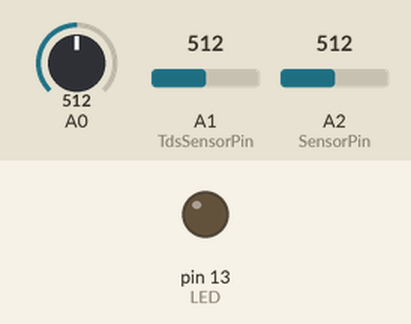
A sketch run on a simulated Arduino Uno, built with avr-gcc and run on an emulated ATmega328P. Shown: output pins drawn as LEDs (lit = HIGH). Inputs (shaded band) come from the test bench; at power-on: A0 = 512, A1 (TdsSensorPin) = 512, A2 (SensorPin) = 512. What the sketch prints to the serial monitor is not drawn.

Above: at 1.5 s.
At 4.5 s:
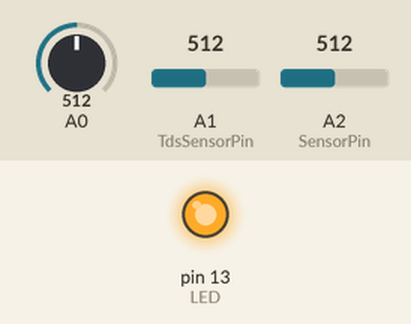
Timing chart, 0 to 8.0 s (numbered marks = the images above):
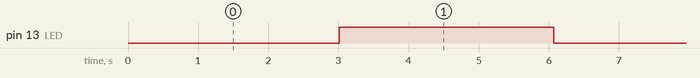

The sketch:

Prototype_Code.ino
```cpp
//Kacper Czajka
//B00123855
//Sample Code to test sensors

#include <EEPROM.h>
#include "GravityTDS.h"

GravityTDS gravityTds;

float temperature = 19.9,tdsValue = 0;

#define TdsSensorPin A1

#define SensorPin A2            //pH meter Analog output to Arduino Analog Input 1
#define Offset 0.82            //deviation compensate
#define LED 13
#define samplingInterval 20
#define printInterval 800
#define ArrayLenth  40    //times of collection
int pHArray[ArrayLenth];   //Store the average value of the sensor feedback
int pHArrayIndex=0;

void setup() {
  Serial.begin(9600);

   gravityTds.setPin(TdsSensorPin);
   gravityTds.setAref(5.0);  //reference voltage on ADC, default 5.0V on Arduino UNO
   gravityTds.setAdcRange(1024);  //1024 for 10bit ADC;4096 for 12bit ADC
   gravityTds.begin();  //initialization

   pinMode(LED,OUTPUT);
}
void loop() {
  int sensorValue = analogRead(A0);
  float volt = sensorValue * (5.0 / 1024.0);
  float ntu = -1120.4*square(volt)+5742.3*volt-4353.8;

  gravityTds.setTemperature(temperature);  // set the temperature and execute temperature compensation
  gravityTds.update();  //sample and calculate
  tdsValue = (gravityTds.getTdsValue())-32;  // then get the value

  static unsigned long samplingTime = millis();
  static unsigned long printTime = millis();
  static float pHValue,voltage;
  if(millis()-samplingTime > samplingInterval)
  {
      pHArray[pHArrayIndex++]=analogRead(SensorPin);
      if(pHArrayIndex==ArrayLenth)pHArrayIndex=0;
      voltage = avergearray(pHArray, ArrayLenth)*5.0/1024;
      pHValue = 3.6*voltage+Offset;
      samplingTime=millis();
  }
  if(millis() - printTime > printInterval)   //Every 800 milliseconds, print a numerical, convert the state of the LED indicator
  {
      Serial.println("-----");
    Serial.print("Voltage:");
        Serial.print(voltage,2);
        Serial.print("    pH value: ");
    Serial.println(pHValue,2);
        digitalWrite(LED,digitalRead(LED)^1);
        printTime=millis();
      Serial.println("-----");
  }

  Serial.println("-----");
  Serial.println("Turbidity:");
  Serial.print("V");
  Serial.println(volt);
  Serial.println("ntu");
  Serial.println(ntu);
  Serial.println("-----");

  Serial.println("-----");
  Serial.println("TDS:");
  Serial.print(tdsValue,0);
  Serial.println("ppm");
  Serial.println("-----");
  delay(3000);

}
double avergearray(int* arr, int number){
  int i;
  int max,min;
  double avg;
  long amount=0;
  if(number<=0){
    Serial.println("Error number for the array to avraging!/n");
    return 0;
  }
  if(number<5){   //less than 5, calculated directly statistics
    for(i=0;i<number;i++){
      amount+=arr[i];
    }
    avg = amount/number;
    return avg;
  }else{
    if(arr[0]<arr[1]){
      min = arr[0];max=arr[1];
    }
    else{
      min=arr[1];max=arr[0];
    }
    for(i=2;i<number;i++){
      if(arr[i]<min){
        amount+=min;        //arr<min
        min=arr[i];
      }else {
        if(arr[i]>max){
          amount+=max;    //arr>max
          max=arr[i];
        }else{
          amount+=arr[i]; //min<=arr<=max
        }
      }//if
    }//for
    avg = (double)amount/(number-2);
  }//if
  return avg;
}
```

Measured:
- by itself, pin 13 (LED): alternates HIGH for 3.1 s and LOW for 3.1 s
